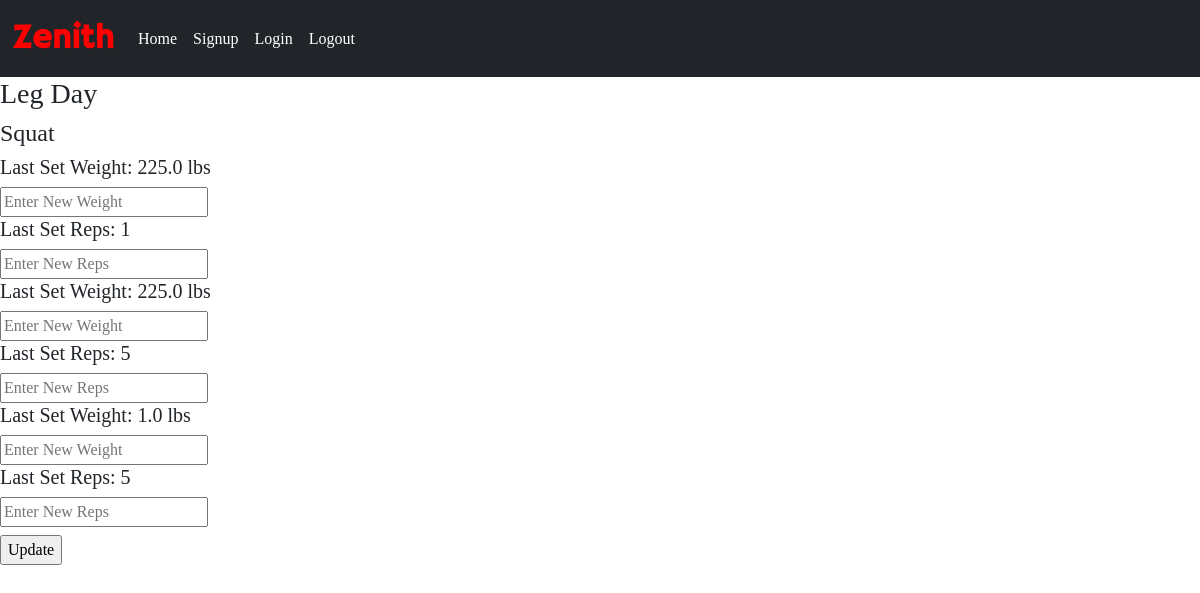
/schedule/2 (signed in), run on an earlier commit of the app's database.
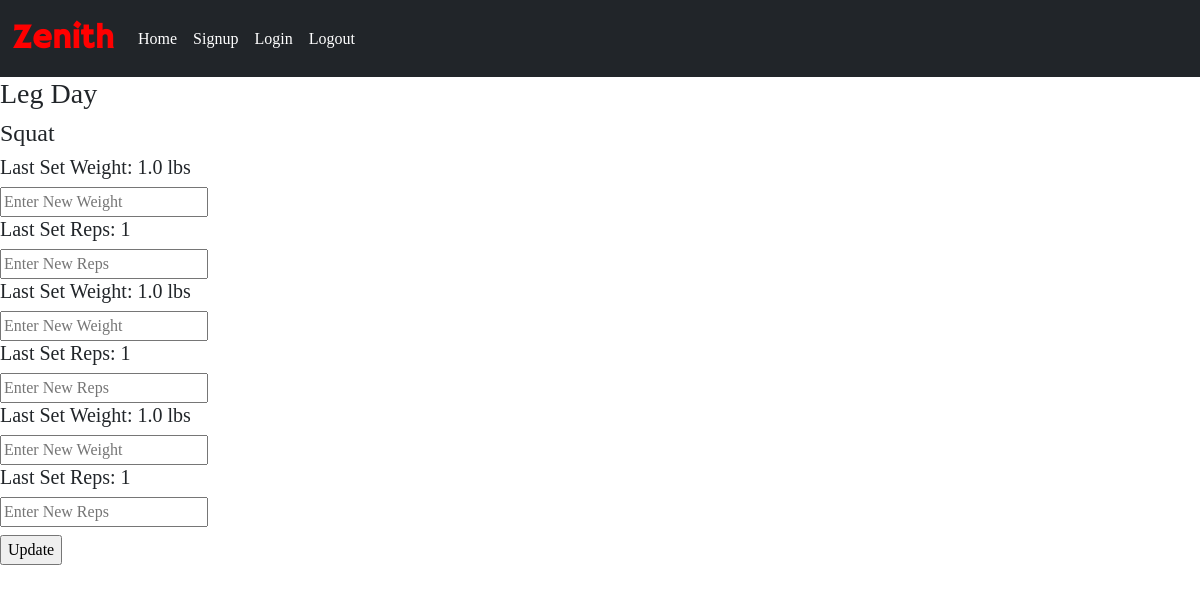
And on a later commit of the database.
### website/models.py (models this page shows)
class Schedule(db.Model, UserMixin):
    id = db.Column(db.Integer, primary_key=True)
    schedule_name = db.Column(db.String(100), nullable=False)
    date_created = db.Column(db.DateTime, default=datetime.utcnow(), nullable=False)
    user_id = db.Column(db.Integer, db.ForeignKey('user.id'), nullable=False)
    exercises = db.relationship('Exercise', backref='schedule', lazy=True)

class Exercise(db.Model, UserMixin):
    id = db.Column(db.Integer, primary_key=True)
    exercise_name = db.Column(db.String(100), nullable=False)
    schedule_id = db.Column(db.Integer, db.ForeignKey('schedule.id'))
    user_id = db.Column(db.Integer, db.ForeignKey('user.id'), nullable=False)
    sets = db.relationship('Set', backref='exercise', lazy=True)

class Set(db.Model, UserMixin):
    id = db.Column(db.Integer, primary_key=True)
    reps = db.Column(db.Integer, nullable=False)
    weight = db.Column(db.Float, nullable=False)
    exercise_id = db.Column(db.Integer, db.ForeignKey('exercise.id'), nullable=False)
    user_id = db.Column(db.Integer, db.ForeignKey('user.id'), nullable=False)

### website/training.py (the view, shortened to what this page needs)
@training.route("/schedule/<schedule_id>", methods=["POST", "GET"])
@login_required
def run_schedule(schedule_id):
    schedule_name = Schedule.query.filter_by(id=schedule_id).first()
    exercises = Exercise.query.filter_by(schedule_id=schedule_id).all()
    sets = Set.query.filter_by(user_id=current_user.id).all()
    if schedule_name.user_id != current_user.id:
        flash("You do not own that schedule!", "danger")
        return redirect(url_for("training.home"))
    return render_template("run_schedule.html", schedule=schedule_name, exercises=exercises, sets=sets)

### website/__init__.py (called while the page is built)
def create_app():
    app = Flask(__name__)
    app.config["SQLALCHEMY_DATABASE_URI"] = "sqlite:///project.db"
    app.config['SECRET_KEY'] = 'mbgodbnfvojvnseofefqwdqwifgbjdfsnf'
    db.init_app(app)
    from .auth import auth
    app.register_blueprint(auth)
    from .training import training
    app.register_blueprint(training)
    from .models import User
    create_database(app)
    login_manager.login_view = "auth.login"
    login_manager.login_message = "You must be signed in to reach this page!"
    login_manager.login_message_category = "danger"
    login_manager.init_app(app)
    @login_manager.user_loader
    def load_user(id):
        return User.query.get(int(id))
    return app

### website/templates/run_schedule.html (shortened to what this page needs)
{% extends 'base.html' %}
{% block content %}
<h3>{{schedule.schedule_name}}</h3>
<form method="post">
    {% for exercise in exercises %}
        <h4>{{ exercise.exercise_name }}</h4>
        {% for set in sets %}
            {% if exercise.id == set.exercise_id %}
                <h5>Last Set Weight: {{ set.weight }} lbs</h5>
                <input type="text" placeholder="Enter New Weight" name="new_weight">
                <h5>Last Set Reps: {{ set.reps }}</h5>
                <input type="text" placeholder="Enter New Reps" name="new_reps">
            {% endif %}
        {% endfor %}
    {% endfor %}
    <br>
    <input type="submit" class="mt-2" value="Update">
</form>
{% endblock %}

### website/templates/base.html (shortened to what this page needs)
<!DOCTYPE html>
<html lang="en">
<head>
    <link href="https://cdn.jsdelivr.net/npm/bootstrap@5.3.2/dist/css/bootstrap.min.css" rel="stylesheet">
</head>
<body>
    <nav class="navbar navbar-expand-lg bg-dark">
        <div class="container-fluid">
          <a class="navbar-brand" href="/home">
            Zenith
          </a>
          <div class="collapse navbar-collapse" id="navbarNav">
            <ul class="navbar-nav">
              <li class="nav-item">
                <a class="nav-link active text-white" aria-current="page" href="/home">Home</a>
              </li>
              <li class="nav-item">
                <a class="nav-link text-white" href="/signup">Signup</a>
              </li>
              <li class="nav-item">
                <a class="nav-link text-white" href="/login">Login</a>
              </li>
              <li class="nav-item">
                <a class="nav-link text-white" href="/logout">Logout</a>
              </li>
            </ul>
          </div>
        </div>
      </nav>
    {% block content %}
    {% endblock %}
</body>
</html>

What changed in the data, as far as the page shows it:
changed Set (number 1 of 3 on the later page): weight "225.0" → "1.0"
changed Set (number 2 of 3 on the later page): weight "225.0" → "1.0"; reps "5" → "1"
changed Set (number 3 of 3 on the later page): reps "5" → "1"
